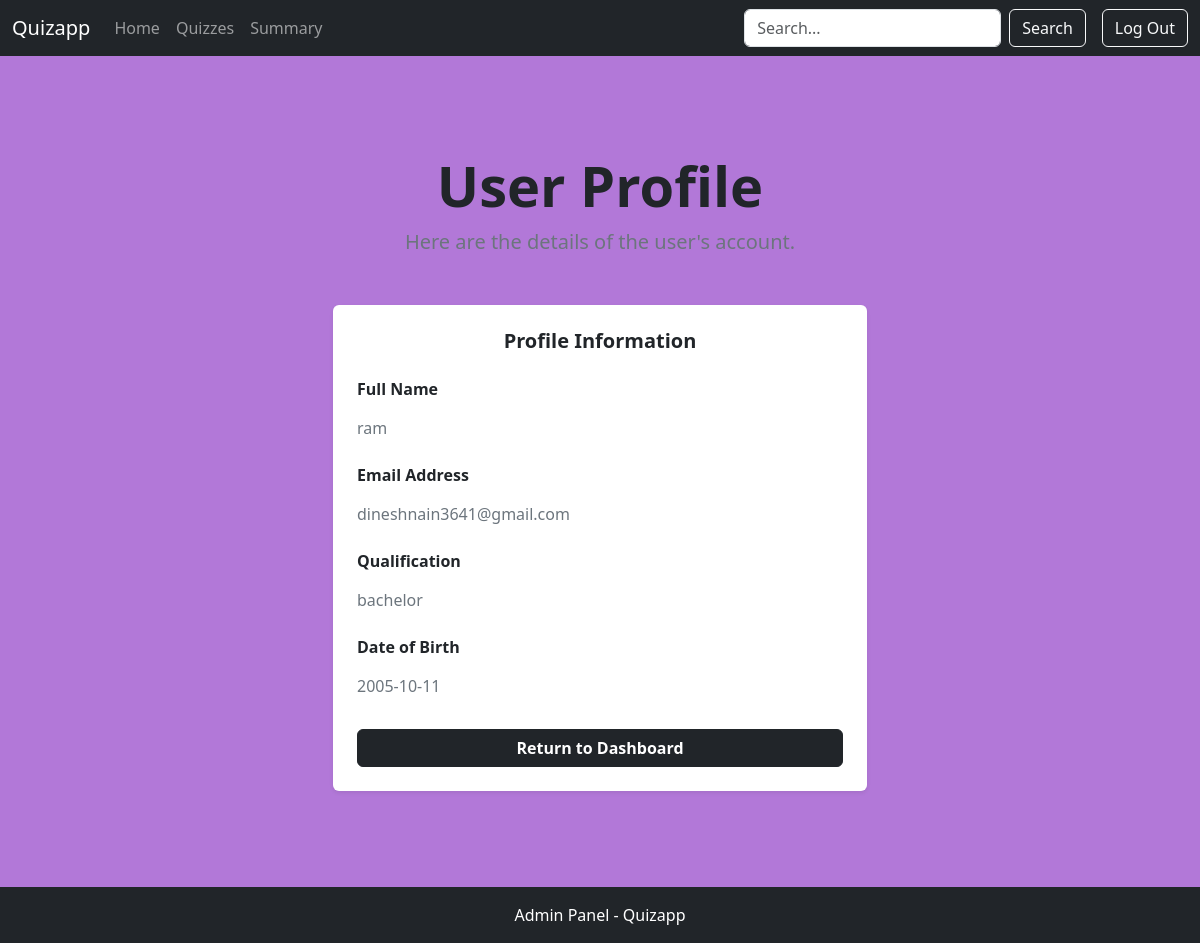
Page /user/1 on the committed database.
### model.py (models this page shows)
class User(db.Model):
    user_id = db.Column(db.Integer, primary_key=True)
    email = db.Column(db.String(255), unique=True, nullable=False)
    password = db.Column(db.String(255), nullable=False)
    full_name = db.Column(db.String(255), nullable=False)
    qualification = db.Column(db.String(255), nullable=False)
    dob = db.Column(db.Date, nullable=False)

### app.py (the view)
@app.route('/user/<int:user_id>')
def view_user(user_id):
    user = User.query.get_or_404(user_id)
    return render_template('admin/admin_userprofile.html', user=user)

### templates/admin/admin_userprofile.html (shortened to what this page needs)
{% extends "admin_layout.html" %}
{% block body %}
<div class="container text-center my-5">
    <h1 class="display-4 fw-bold text-dark animate__animated animate__fadeInDown">User Profile</h1>
    <p class="lead text-secondary animate__animated animate__fadeInUp">Here are the details of the user's account.</p>
    <div class="row justify-content-center mt-5">
        <div class="col-md-6">
            <div class="p-4 rounded shadow-sm bg-white">
                <h5 class="fw-bold text-dark mb-4">Profile Information</h5>
                <div class="mb-3 text-start">
                    <label class="form-label fw-bold text-dark">Full Name</label>
                    <p class="form-control-plaintext text-secondary">{{ user.full_name }}</p>
                </div>
                <div class="mb-3 text-start">
                    <label class="form-label fw-bold text-dark">Email Address</label>
                    <p class="form-control-plaintext text-secondary">{{ user.email }}</p>
                </div>
                <div class="mb-3 text-start">
                    <label class="form-label fw-bold text-dark">Qualification</label>
                    <p class="form-control-plaintext text-secondary">{{ user.qualification }}</p>
                </div>
                <div class="mb-3 text-start">
                    <label class="form-label fw-bold text-dark">Date of Birth</label>
                    <p class="form-control-plaintext text-secondary">{{ user.dob }}</p>
                </div>
                <div class="d-grid mt-4">
                    <a href="{{ url_for('admin_dashboard') }}" class="btn btn-dark fw-bold">Return to Dashboard</a>
                </div>
            </div>
        </div>
    </div>
</div>
<link href="https://cdnjs.cloudflare.com/ajax/libs/animate.css/4.1.1/animate.min.css" rel="stylesheet">
{% endblock %}

### templates/admin/admin_userprofile.html (style rules this page uses)
body { background-color:rgb(178, 120, 216); }
.shadow-sm { box-shadow: 0px 4px 6px rgba(0, 0, 0, 0.1); }

### rows in the picture
User: full_name "ram", email "dineshnain3641@gmail.com", qualification "bachelor", dob "2005-10-11"
